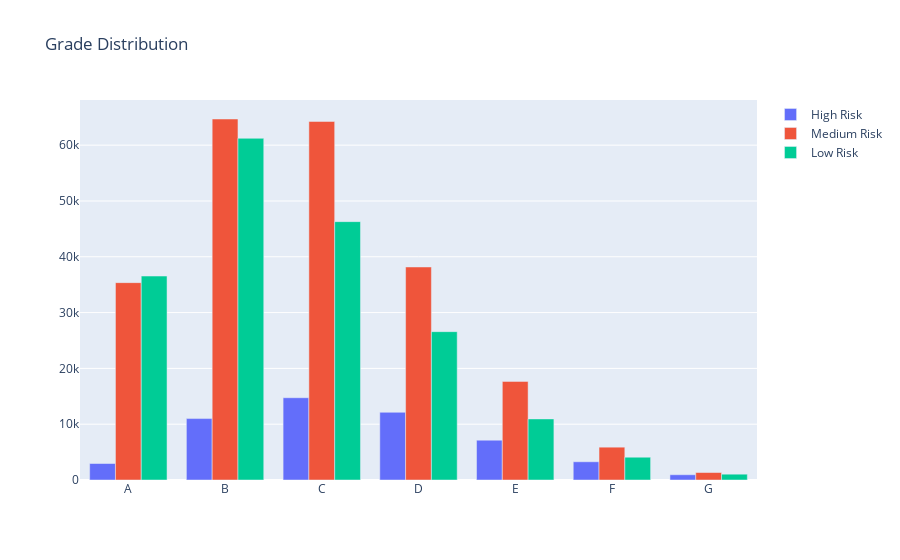

The notebook cell saved with this chart:
### Code cell
trace0 = go.Bar(
    x = data[data["loan_status"]== 'High Risk']["grade"].value_counts().sort_index().index.values,
    y = data[data["loan_status"]== 'High Risk']["grade"].value_counts().sort_index(),
    name='High Risk'
)

trace1 = go.Bar(
    x = data[data["loan_status"]== 'Medium Risk']["grade"].value_counts().sort_index().index.values,
    y = data[data["loan_status"]== 'Medium Risk']["grade"].value_counts().sort_index(),
    name="Medium Risk"
)

trace2 = go.Bar(
    x = data[data["loan_status"]== 'Low Risk']["grade"].value_counts().sort_index().index.values,
    y = data[data["loan_status"]== 'Low Risk']["grade"].value_counts().sort_index(),
    name="Low Risk"
)

tabels = [trace0, trace1, trace2]

layout = go.Layout(
    title='Grade Distribution'
)


fig = go.Figure(data=tabels, layout=layout)

py.iplot(fig)

### Figure 1 — Plotly figure (JSON) as saved in the notebook; plotly's stock layout.template omitted (floating-point values rounded to 4 significant figures)
{"data": [{"name": "High Risk", "type": "bar", "x": ["A", "B", "C", "D", "E", "F", "G"], "y": [2955, 11008, 14743, 12132, 7139, 3267, 942]}, {"name": "Medium Risk", "type": "bar", "x": ["A", "B", "C", "D", "E", "F", "G"], "y": [35367, 64690, 64251, 38173, 17671, 5881, 1339]}, {"name": "Low Risk", "type": "bar", "x": ["A", "B", "C", "D", "E", "F", "G"], "y": [36545, 61231, 46299, 26583, 10947, 4081, 1041]}], "layout": {"title": {"text": "Grade Distribution"}}}
